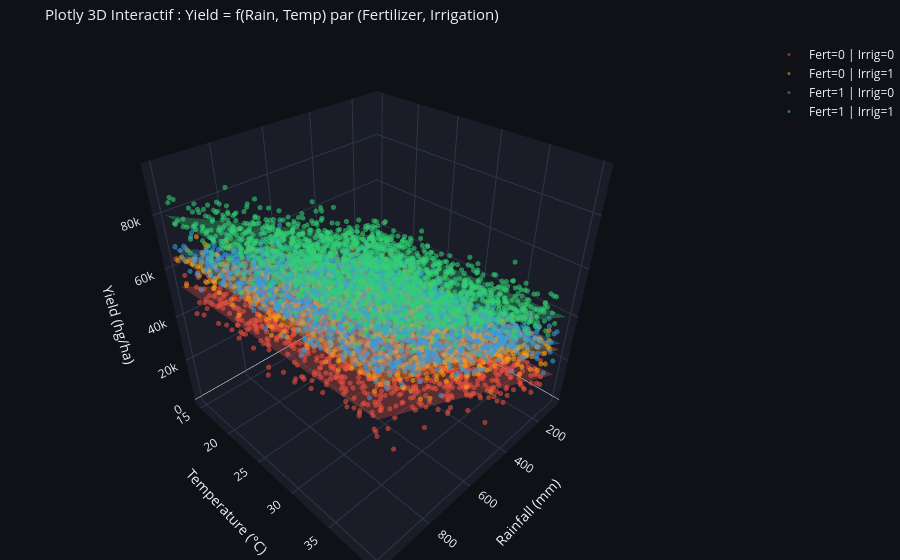

Source (notebook cell):
### Code cell
# 1. Échantillonnage
sample_df = gen.sample(n=6000, random_state=42).copy()

sample_df["fertilizer_str"] = sample_df["fertilizer"].map({1: "Fert=1", 0: "Fert=0"})
sample_df["irrigation_str"] = sample_df["irrigation"].map({1: "Irrig=1", 0: "Irrig=0"})
sample_df["combination"] = (
    sample_df["fertilizer_str"] + " | " + sample_df["irrigation_str"]
)

combo_colors = {
    "Fert=0 | Irrig=0": "#e74c3c",  # Rouge
    "Fert=0 | Irrig=1": "#f39c12",  # Orange
    "Fert=1 | Irrig=0": "#3498db",  # Bleu
    "Fert=1 | Irrig=1": "#2ecc71",  # Vert
}

# Coefficients de l'équation
intercept = 40
coef_rain = 50
coef_temp = 200
coef_fert = 15000
coef_irrig = 12000

fig = go.Figure()

# Grille pour les plans 3D
x_range = np.linspace(sample_df["rain"].min(), sample_df["rain"].max(), 15)
y_range = np.linspace(sample_df["temp"].min(), sample_df["temp"].max(), 15)
x_grid, y_grid = np.meshgrid(x_range, y_range)

combos_list = [
    (0, 0, "Fert=0 | Irrig=0"),
    (0, 1, "Fert=0 | Irrig=1"),
    (1, 0, "Fert=1 | Irrig=0"),
    (1, 1, "Fert=1 | Irrig=1"),
]

for fert_val, irrig_val, label in combos_list:
    subset = sample_df[sample_df["combination"] == label]
    color = combo_colors[label]

    # 1. Nuage de points réels (3D)
    fig.add_trace(
        go.Scatter3d(
            x=subset["rain"],
            y=subset["temp"],
            z=subset["yield"],
            mode="markers",
            name=label,
            marker=dict(size=3, color=color, opacity=0.6),
        )
    )

    # 2. Plan 3D de régression pour cette combinaison
    z_grid = (
        intercept
        + coef_rain * x_grid
        + coef_temp * y_grid
        + coef_fert * fert_val
        + coef_irrig * irrig_val
    )
    fig.add_trace(
        go.Surface(
            x=x_grid,
            y=y_grid,
            z=z_grid,
            showscale=False,
            opacity=0.3,
            colorscale=[[0, color], [1, color]],
            name=f"Plan {label}",
            hoverinfo="skip",
        )
    )

# Mise en page Plotly corrigée (compatible toutes versions)
fig.update_layout(
    title=dict(
        text="Plotly 3D Interactif : Yield = f(Rain, Temp) par (Fertilizer, Irrigation)",
        font=dict(size=15, color="#edf2f7"),
    ),
    paper_bgcolor="#0f1117",
    plot_bgcolor="#1a1d27",
    scene=dict(
        xaxis=dict(
            title="Rainfall (mm)",
            color="#edf2f7",
            backgroundcolor="#1a1d27",
            gridcolor="#2d3748",
        ),
        yaxis=dict(
            title="Temperature (°C)",
            color="#edf2f7",
            backgroundcolor="#1a1d27",
            gridcolor="#2d3748",
        ),
        zaxis=dict(
            title="Yield (hg/ha)",
            color="#edf2f7",
            backgroundcolor="#1a1d27",
            gridcolor="#2d3748",
        ),
    ),
    legend=dict(font=dict(color="#edf2f7")),
    margin=dict(l=0, r=0, b=0, t=40),
)

fig.show()

### Figure 1 — Plotly figure (JSON) as saved in the notebook; plotly's stock layout.template omitted (floating-point values rounded to 4 significant figures; data arrays with more than 128 entries replaced by an {"elided": "..."} marker saying what was removed)
{"data": [{"marker": {"color": "#e74c3c", "opacity": 0.6, "size": 3}, "mode": "markers", "name": "Fert=0 | Irrig=0", "type": "scatter3d", "x": {"elided": "1526 float values"}, "y": {"elided": "1526 float values"}, "z": {"elided": "1526 float values"}}, {"colorscale": [[0, "#e74c3c"], [1, "#e74c3c"]], "hoverinfo": "skip", "name": "Plan Fert=0 | Irrig=0", "opacity": 0.3, "showscale": false, "type": "surface", "x": {"elided": "15x15 float values"}, "y": {"elided": "15x15 float values"}, "z": {"elided": "15x15 float values"}}, {"marker": {"color": "#f39c12", "opacity": 0.6, "size": 3}, "mode": "markers", "name": "Fert=0 | Irrig=1", "type": "scatter3d", "x": {"elided": "1431 float values"}, "y": {"elided": "1431 float values"}, "z": {"elided": "1431 float values"}}, {"colorscale": [[0, "#f39c12"], [1, "#f39c12"]], "hoverinfo": "skip", "name": "Plan Fert=0 | Irrig=1", "opacity": 0.3, "showscale": false, "type": "surface", "x": {"elided": "15x15 float values"}, "y": {"elided": "15x15 float values"}, "z": {"elided": "15x15 float values"}}, {"marker": {"color": "#3498db", "opacity": 0.6, "size": 3}, "mode": "markers", "name": "Fert=1 | Irrig=0", "type": "scatter3d", "x": {"elided": "1528 float values"}, "y": {"elided": "1528 float values"}, "z": {"elided": "1528 float values"}}, {"colorscale": [[0, "#3498db"], [1, "#3498db"]], "hoverinfo": "skip", "name": "Plan Fert=1 | Irrig=0", "opacity": 0.3, "showscale": false, "type": "surface", "x": {"elided": "15x15 float values"}, "y": {"elided": "15x15 float values"}, "z": {"elided": "15x15 float values"}}, {"marker": {"color": "#2ecc71", "opacity": 0.6, "size": 3}, "mode": "markers", "name": "Fert=1 | Irrig=1", "type": "scatter3d", "x": {"elided": "1515 float values"}, "y": {"elided": "1515 float values"}, "z": {"elided": "1515 float values"}}, {"colorscale": [[0, "#2ecc71"], [1, "#2ecc71"]], "hoverinfo": "skip", "name": "Plan Fert=1 | Irrig=1", "opacity": 0.3, "showscale": false, "type": "surface", "x": {"elided": "15x15 float values"}, "y": {"elided": "15x15 float values"}, "z": {"elided": "15x15 float values"}}], "layout": {"legend": {"font": {"color": "#edf2f7"}}, "margin": {"b": 0, "l": 0, "r": 0, "t": 40}, "paper_bgcolor": "#0f1117", "plot_bgcolor": "#1a1d27", "scene": {"xaxis": {"backgroundcolor": "#1a1d27", "color": "#edf2f7", "gridcolor": "#2d3748", "title": {"text": "Rainfall (mm)"}}, "yaxis": {"backgroundcolor": "#1a1d27", "color": "#edf2f7", "gridcolor": "#2d3748", "title": {"text": "Temperature (°C)"}}, "zaxis": {"backgroundcolor": "#1a1d27", "color": "#edf2f7", "gridcolor": "#2d3748", "title": {"text": "Yield (hg/ha)"}}}, "title": {"font": {"color": "#edf2f7", "size": 15}, "text": "Plotly 3D Interactif : Yield = f(Rain, Temp) par (Fertilizer, Irrigation)"}}}
